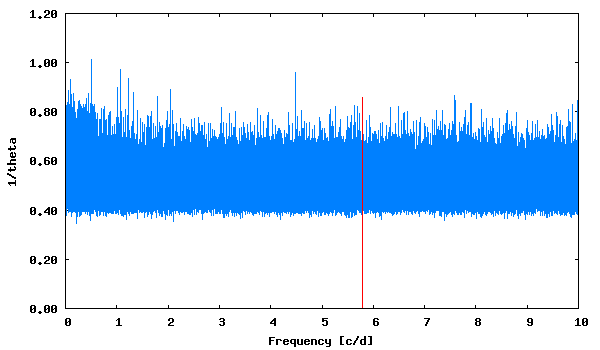

Write the gnuplot code that produced this figure.
set term png size 600,350 medium
set colors classic
set output "phase_lc_9.lk.png"
set xlabel "Frequency [c/d]"
set ylabel "1/theta"
set format y "%5.2f"
plot [] "lk.periodogram" using 1:2 with lines linecolor 3 title "", "<echo '5.797253  0.86'" with impulses linecolor 1 title ""
 
